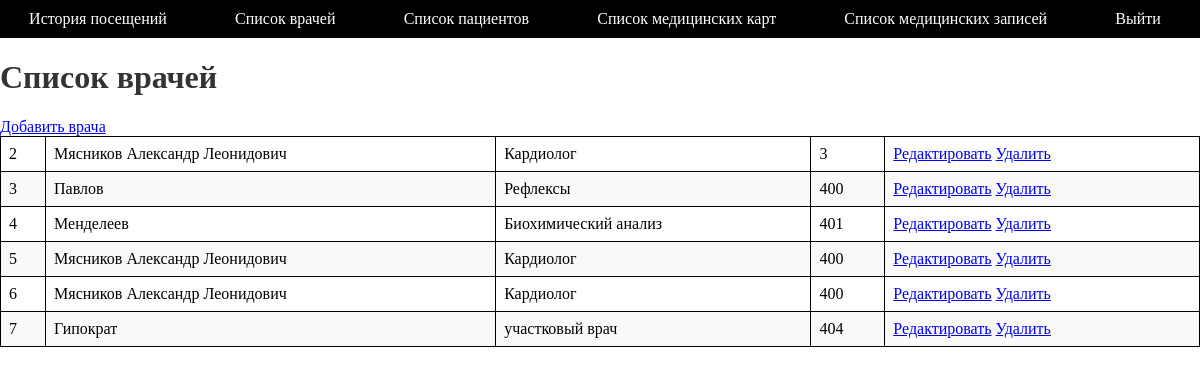
/doctors/, run on an earlier commit of the app's database.
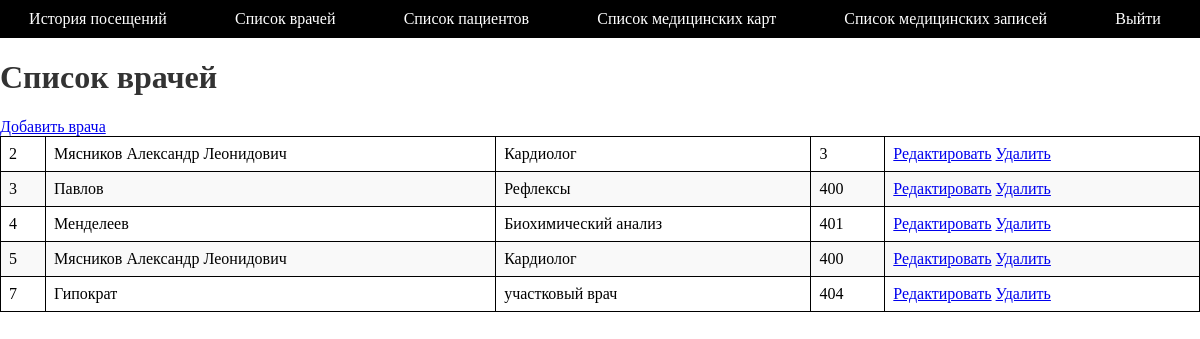
And on a later commit of the database.
### clinic/models.py (models this page shows)
class Doctor(models.Model):
    full_name = models.CharField(max_length=255)
    specialty = models.CharField(max_length=255)
    room_number = models.CharField(max_length=10)

### clinic/views.py (the view)
# urls.py: path('doctors/', DoctorListView.as_view(), name='doctor_list'),
class DoctorListView(ListView):
    model = Doctor
    context_object_name = 'doctors'
    if is_doc:
        template_name = 'doctor_list.html'
    else:
        template_name = 'exp.html'

### clinic/templates/doctor_list.html (shortened to what this page needs)
<html>
<head>
</head>
<body>
    <ul>
        <li><a href="{% url 'visit_list' %}">История посещений</a></li>
        <li><a href="{% url 'doctor_list' %}">Список врачей</a></li>
        <li><a href="{% url 'patient_list' %}">Список пациентов</a></li>
        <li><a href="{% url 'medicalcard_list' %}">Список медицинских карт</a></li>
        <li><a href="{% url 'medicalrecord_list' %}">Список медицинских записей</a></li>
        <li><a class="btn btn-primary" href="{% url 'logout' %}">Выйти</a></li>
      </ul>
  <h1>Список врачей</h1>
  <a href="{% url 'doctor_create' %}">Добавить врача</a>
  <table>
    <tbody>
        {% for doctor in doctors %}
        <tr>
            <td>{{ doctor.id }}</td>
            <td>{{ doctor.full_name }}</td>
            <td>{{ doctor.specialty }}</td>
            <td>{{ doctor.room_number }}</td>
            <td>
                <a href="{% url 'doctor_update' doctor.pk %}">Редактировать</a>
                <a href="{% url 'doctor_delete' doctor.pk %}">Удалить</a>
            </td>
        </tr>
        {% empty %}
        <tr>
            <td colspan="5">Нет доступных врачей.</td>
        </tr>
        {% endfor %}
    </tbody>
</table>
</body>
</html>

### clinic/templates/doctor_list.html (style rules this page uses)
body { margin: 0; padding: 0; }
ul { list-style-type: none; margin: 0; padding: 0; background-color: black; display: flex; justify-content: space-around; }
ul li { display: inline; margin-right: 10px; }
ul li a { text-decoration: none; color: white; display: block; padding: 10px 20px; }
h1 { color: #333; }
table { border-collapse: collapse; width: 100%; border: 1px solid black; }
th, td { border: 1px solid black; padding: 8px; text-align: left; }
tr:nth-child(even) { background-color: #f9f9f9; }

What changed in the data, as far as the page shows it:
removed Doctor: id "6", full_name "Мясников Александр Леонидович", specialty "Кардиолог", room_number "400"
